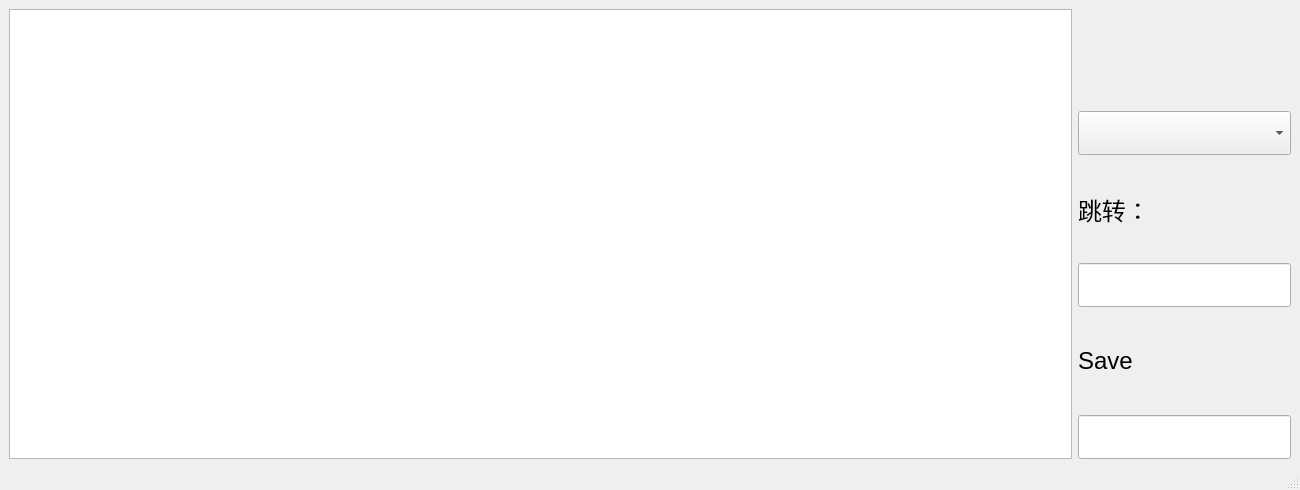
<?xml version="1.0" encoding="UTF-8"?>
<ui version="4.0">
 <class>MainWindow</class>
 <widget class="QMainWindow" name="MainWindow">
  <property name="geometry">
   <rect>
    <x>0</x>
    <y>0</y>
    <width>1300</width>
    <height>490</height>
   </rect>
  </property>
  <property name="windowTitle">
   <string>MainWindow</string>
  </property>
  <widget class="QWidget" name="centralwidget">
   <layout class="QVBoxLayout" name="verticalLayout_2">
    <item>
     <layout class="QHBoxLayout" name="horizontalLayout" stretch="5,1">
      <item>
       <widget class="QTableView" name="showTableView">
        <property name="selectionMode">
         <enum>QAbstractItemView::NoSelection</enum>
        </property>
        <property name="showGrid">
         <bool>true</bool>
        </property>
       </widget>
      </item>
      <item>
       <layout class="QVBoxLayout" name="verticalLayout">
        <item>
         <widget class="QLabel" name="pstLabel">
          <property name="font">
           <font>
            <pointsize>24</pointsize>
           </font>
          </property>
          <property name="text">
           <string/>
          </property>
         </widget>
        </item>
        <item>
         <widget class="QComboBox" name="indexComboBox">
          <property name="font">
           <font>
            <pointsize>24</pointsize>
           </font>
          </property>
         </widget>
        </item>
        <item>
         <widget class="QLabel" name="label_2">
          <property name="font">
           <font>
            <pointsize>18</pointsize>
           </font>
          </property>
          <property name="text">
           <string>跳转：</string>
          </property>
         </widget>
        </item>
        <item>
         <widget class="QLineEdit" name="chgLineEdit">
          <property name="font">
           <font>
            <pointsize>24</pointsize>
           </font>
          </property>
         </widget>
        </item>
        <item>
         <widget class="QLabel" name="label_3">
          <property name="font">
           <font>
            <pointsize>18</pointsize>
           </font>
          </property>
          <property name="text">
           <string>Save</string>
          </property>
         </widget>
        </item>
        <item>
         <widget class="QLineEdit" name="saveLineEdit">
          <property name="font">
           <font>
            <pointsize>24</pointsize>
           </font>
          </property>
         </widget>
        </item>
       </layout>
      </item>
     </layout>
    </item>
   </layout>
  </widget>
  <widget class="QMenuBar" name="menubar">
   <property name="geometry">
    <rect>
     <x>0</x>
     <y>0</y>
     <width>1300</width>
     <height>28</height>
    </rect>
   </property>
  </widget>
  <widget class="QStatusBar" name="statusbar"/>
 </widget>
 <resources/>
 <connections/>
</ui>
